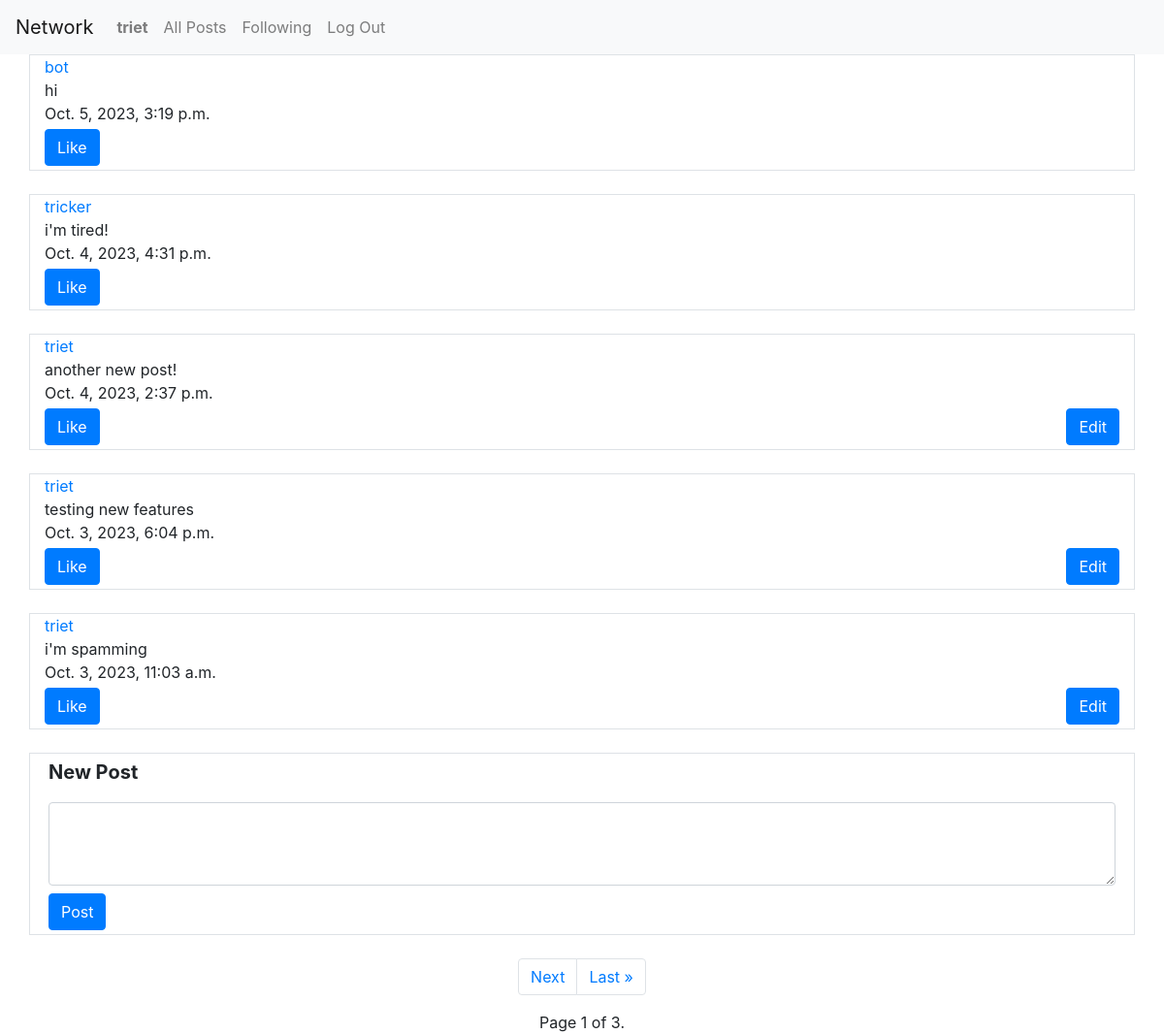
The app's page / (signed in) with its own data.
### network/models.py (models this page shows, shortened)
class User(AbstractUser):
    pass

class Post(models.Model):
    username = models.ForeignKey(User, on_delete=models.CASCADE, related_name="username_post")
    content = models.CharField(max_length=500)
    date = models.DateTimeField(auto_now_add=True)

### network/views.py (the view)
# urls.py: path("", views.index, name="index"),
def index(request):
    posts = Post.objects.all().order_by("-date")
    paginator = Paginator(posts, 5)
    page_number = request.GET.get("page")
    page_obj = paginator.get_page(page_number)
    return render(request, "network/index.html", {
        "posts": posts,
        "page_obj": page_obj
    })

### network/templates/network/index.html (shortened to what this page needs)
{% extends "network/layout.html" %}
{% load static %}
{% block body %}
    {% for post in page_obj %}
        <div class="container border">
                <div class="row">
                    <div class="col">
                        <a href="{% url 'profile' post.username.id %}">{{ post.username }}</a>
                    </div>
                </div>
                <div class="row">
                    <div class="col">
                        {{ post.content }}
                    </div>
                </div>
                <div class="row">
                    <div class="col">
                        {{ post.date }}
                    </div>
                </div>
                <div class="row justify-content-between">
                    <div class="col-auto mt-1 mb-1">
                        <button class="btn btn-primary like" type="submit">Like</button>
                    </div>
                    {% if request.user == post.username %}
                        <div class="col-auto mt-1 mb-1">
                            <button type="button" class="btn btn-primary edit" data-toggle="modal" data-target="#edit_post_{{ post.id }}">Edit</button>
                        </div>
                    {% endif %}
                </div>
        </div><br>
    {% endfor %}
    <div class="container border">
        <form action="{% url 'new_post' %}" method="post">
            <div class="row p-1">
                <div class="col">
                    <label class="font-weight-bold lead" for="post">New Post</label>
                </div>
            </div>
            <div class="row p-1">
                <div class="col">
                    <textarea class="form-control" name="post" rows="3"></textarea>
                </div>
            </div>
            <div class="row p-1">
                <div class="col">
                    <button class="btn btn-primary" type="submit">Post</button>
                </div>
            </div>
        </form>
    </div><br>
    <div class="static-bottom">
        <ul class="pagination justify-content-center">
            {% if page_obj.has_next %}
                <li class="page-item"><a class="page-link" href="?page={{ page_obj.next_page_number }}">Next</a></li>
                <li class="page-item"><a class="page-link" href="?page={{ page_obj.paginator.num_pages }}">Last &raquo;</a></li>
            {% endif %}
        </ul>
        <div class="text-center">
            Page {{ page_obj.number }} of {{ page_obj.paginator.num_pages }}.
        </div>
    </div>
{% endblock %}

### network/templates/network/layout.html (shortened to what this page needs)
{% load static %}
<!DOCTYPE html>
<html lang="en">
    <head>
        <link rel="stylesheet" href="https://stackpath.bootstrapcdn.com/bootstrap/4.4.1/css/bootstrap.min.css">
        <link href="{% static 'network/styles.css' %}" rel="stylesheet">
    </head>
    <body>
        <nav class="navbar navbar-expand-lg navbar-light bg-light">
            <a class="navbar-brand" href="#">Network</a>
            <div>
              <ul class="navbar-nav mr-auto">
                {% if user.is_authenticated %}
                    <li class="nav-item">
                        {% if user == request.user %}
                            <a class="nav-link" href="{% url 'profile' user.id %}"><strong>{{ user.username }}</strong></a>
                        {% else %}
                            <a class="nav-link" href="{% url 'profile' request.user.id %}"><strong>{{ request.user.username }}</strong></a>
                        {% endif %}
                    </li>
                {% endif %}
                <li class="nav-item">
                  <a class="nav-link" href="{% url 'index' %}">All Posts</a>
                </li>
                {% if user.is_authenticated %}
                    <li class="nav-item">
                        <a class="nav-link" href="{% url 'following' %}">Following</a>
                    </li>
                    <li class="nav-item">
                        <a class="nav-link" href="{% url 'logout' %}">Log Out</a>
                    </li>
                {% endif %}
              </ul>
            </div>
          </nav>
        <div class="body">
            {% block body %}
            {% endblock %}
        </div>
    </body>
</html>

### records on screen
User: username "triet"
Post: username "bot", content "hi", date "Oct. 5, 2023, 3:19 p.m."
Post: username "tricker", content "i'm tired!", date "Oct. 4, 2023, 4:31 p.m."
Post: username "triet", content "another new post!", date "Oct. 4, 2023, 2:37 p.m."
Post: username "triet", content "testing new features", date "Oct. 3, 2023, 6:04 p.m."
Post: username "triet", content "i'm spamming", date "Oct. 3, 2023, 11:03 a.m."

### other values on screen
{{ page_obj.number }} "1"
{{ page_obj.paginator.num_pages }} "3"
